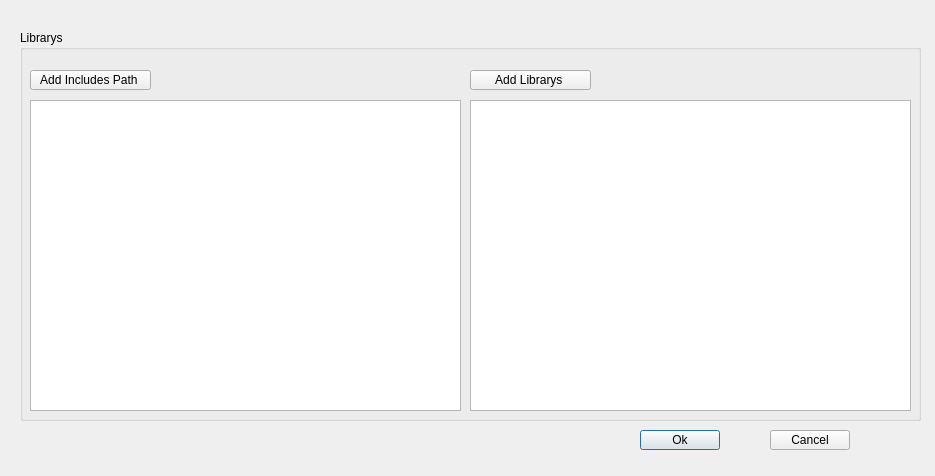
<?xml version="1.0" encoding="UTF-8"?>
<ui version="4.0">
 <class>Set</class>
 <widget class="QDialog" name="Set">
  <property name="geometry">
   <rect>
    <x>0</x>
    <y>0</y>
    <width>935</width>
    <height>476</height>
   </rect>
  </property>
  <property name="windowTitle">
   <string>Dialog</string>
  </property>
  <widget class="QPushButton" name="pushButton">
   <property name="geometry">
    <rect>
     <x>640</x>
     <y>430</y>
     <width>80</width>
     <height>20</height>
    </rect>
   </property>
   <property name="text">
    <string>Ok</string>
   </property>
  </widget>
  <widget class="QPushButton" name="pushButton_2">
   <property name="geometry">
    <rect>
     <x>770</x>
     <y>430</y>
     <width>80</width>
     <height>20</height>
    </rect>
   </property>
   <property name="text">
    <string>Cancel</string>
   </property>
  </widget>
  <widget class="QGroupBox" name="groupBox">
   <property name="geometry">
    <rect>
     <x>20</x>
     <y>30</y>
     <width>901</width>
     <height>391</height>
    </rect>
   </property>
   <property name="title">
    <string>Librarys</string>
   </property>
   <widget class="QTextEdit" name="textEdit_2">
    <property name="geometry">
     <rect>
      <x>450</x>
      <y>70</y>
      <width>441</width>
      <height>311</height>
     </rect>
    </property>
   </widget>
   <widget class="QPushButton" name="pushButton_4">
    <property name="geometry">
     <rect>
      <x>450</x>
      <y>40</y>
      <width>121</width>
      <height>20</height>
     </rect>
    </property>
    <property name="text">
     <string>Add Librarys </string>
    </property>
   </widget>
   <widget class="QTextEdit" name="textEdit_3">
    <property name="geometry">
     <rect>
      <x>10</x>
      <y>70</y>
      <width>431</width>
      <height>311</height>
     </rect>
    </property>
   </widget>
   <widget class="QPushButton" name="pushButton_5">
    <property name="geometry">
     <rect>
      <x>10</x>
      <y>40</y>
      <width>121</width>
      <height>20</height>
     </rect>
    </property>
    <property name="text">
     <string>Add Includes Path </string>
    </property>
   </widget>
  </widget>
 </widget>
 <resources/>
 <connections/>
</ui>
